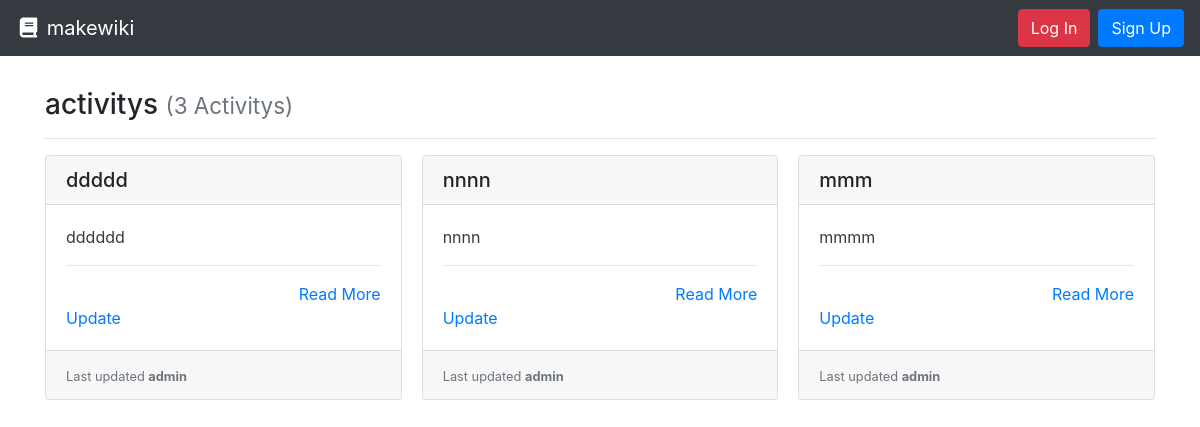
Before: / with the older database file.
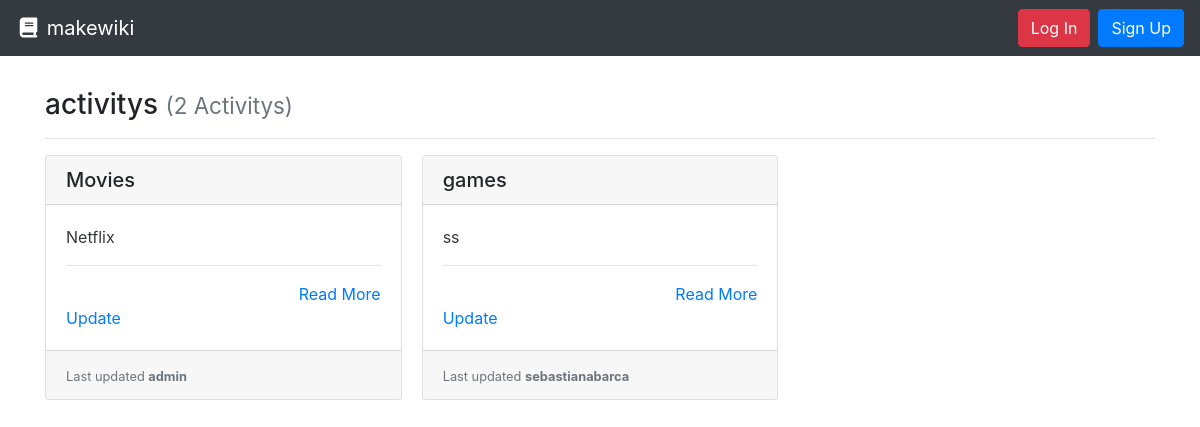
After: the same page with the newer database file.
### project/models.py (models this page shows, shortened)
class Activity(models.Model):
    title = models.CharField(max_length=settings.PROJECT_ACTIVITY_TITLE_MAX_LENGTH, unique=True,
                             help_text="Title of your Activity.")
    author = models.ForeignKey(User, on_delete=models.PROTECT,
                               help_text="The user that posted this article.")
    slug = models.CharField(max_length=settings.PROJECT_ACTIVITY_TITLE_MAX_LENGTH, blank=True, editable=False,
                            help_text="Unique URL path to access this Activity. Generated by the system.")
    content = models.TextField(
        help_text="Write the content of your Activity here.")
    created = models.DateTimeField(auto_now_add=True,
                                   help_text="The date and time this Activity was created. Automatically generated when the model saves.")
    modified = models.DateTimeField(auto_now=True,
                                    help_text="The date and time this Activity was updated. Automatically generated when the model updates.")
    image = models.ImageField(default='default.jpg', upload_to='activity_pic')

### project/views.py (the view)
# urls.py: path('', ActivityListView.as_view(), name='activity-list-project'),
class ActivityListView(generic.ListView):
    model = Activity
    def get(self, request):
        activitys = self.get_queryset().all()
        return render(request, 'list.html', {
          'activitys': activitys
        })

### project/templates/list.html
{% extends "base.html" %}
{% block content %}
  <h3>activitys {% if activitys %}<small class="text-muted">({{ activitys|length }} Activity{{ activitys|length|pluralize:"s" }})</small>{% endif %}</h3>
  <hr>
  {% if activitys %}
    <div class="card-columns">
      {% for activity in activitys %}
        {% include "partials/card.html" %}
      {% endfor %}
    </div>
  {% else %}
    <div class="alert alert-primary" role="alert">No pages to display.</div>
  {% endif %}
{% endblock %}

### templates/base.html (shortened to what this page needs)
{% load static %}
<!doctype html>
<html lang="en">
  <head>
    <link rel="stylesheet" href="https://stackpath.bootstrapcdn.com/bootstrap/4.3.1/css/bootstrap.min.css"
>
    <link rel="stylesheet" type="text/css" href="{% static 'style.css' %}">
  </head>
  <body>
    <nav class="navbar navbar-expand-md navbar-dark bg-dark">
      <a class="navbar-brand" href="{% url 'activity-list-project' %}"><i class="fas fa-fw fa-book"></i> makewiki</a>
      <form class="form-inline ml-auto">
        {% if user.is_authenticated %}
        <div class="text-white">Hello, <strong>{{ user.username }}!</strong></div>
        <a href="{% url 'activity-create-project' %}" class="btn btn-success ml-4">New Page</a>
          <a href="{% url 'logout' %}" class="btn btn-danger ml-2">Log Out</a>
        {% else %}
          <a href="{% url 'login' %}" class="btn btn-danger ml-2">Log In</a>
            <a href="{% url 'templates-signup-page' %}" class="btn btn-primary ml-2">Sign Up</a>
        {% endif %}
      </form>
    </nav>
    <main role="main" class="container" style="margin-top: 4vh;">
      {% block content %}{% endblock %}
    </main>
  </body>

### project/templates/partials/card.html (shortened to what this page needs)
<div class="card mb-3">
  <h5 class="card-header ">{{ activity.title }}</h5>
  <div class="card-body border-dark">
    <p class="card-text text-dark">
      {{ activity.content|truncatewords_html:30 }}
      <hr>
      <div class="text-right"><a href="{% url 'activity-details-project' activity.slug %}" title="Read More">Read More</a></div>
      <div class="text-left"><a href="{% url 'activity-update-project' activity.pk %}" title="Update">Update</a></div>
  </div>
  <div class="card-footer">
    <small class="text-muted">Last updated  <b>{{ activity.author.username }}</b></small>
  </div>
</div>

Changed rows visible on the page:
removed Activity: title "ddddd", content "dddddd", author.username "admin"
removed Activity: title "nnnn", content "nnnn", author.username "admin"
removed Activity: title "mmm", content "mmmm", author.username "admin"
added Activity: title "Movies", content "Netflix", author.username "admin"
added Activity: title "games", content "ss", author.username "sebastianabarca"
Other visible differences:
{{ activitys|length }}: "3" → "2"
